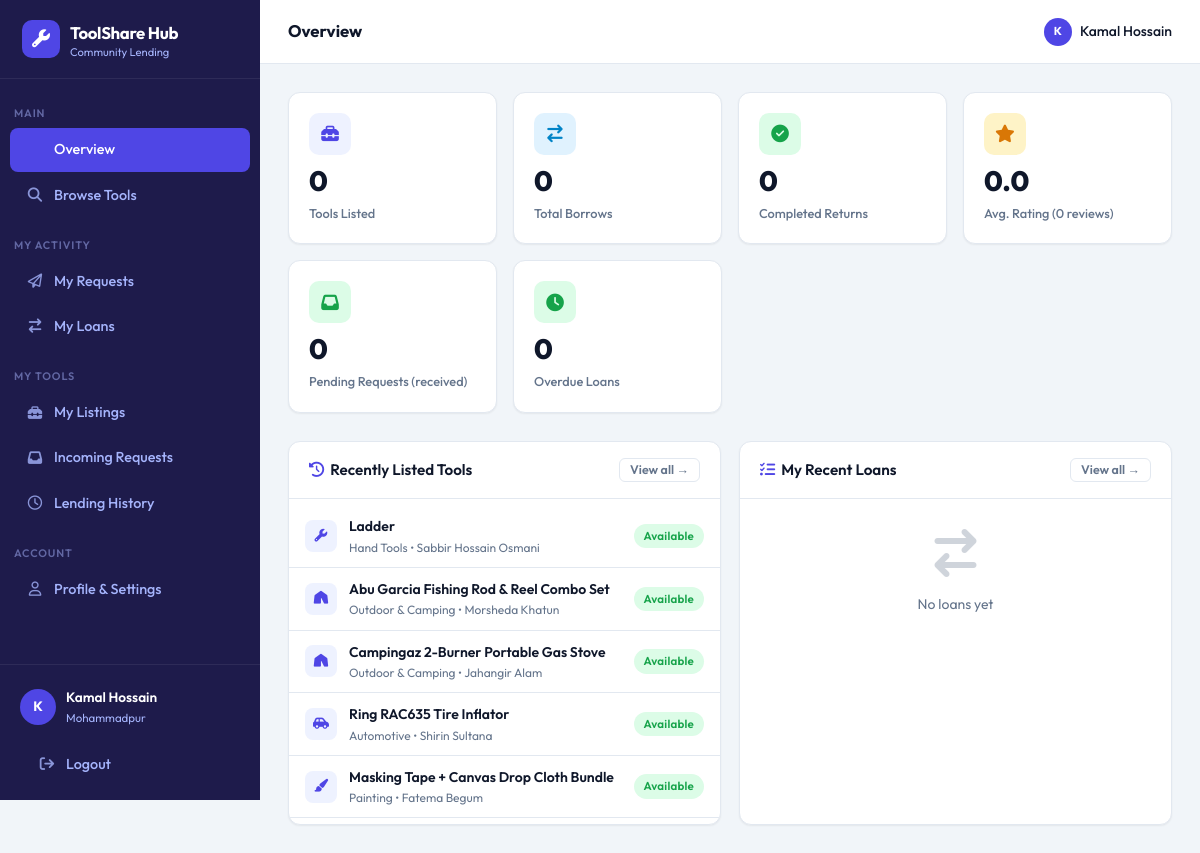
Page /user_dashboard.php (signed in) on the committed database.
### tables this page shows
CREATE TABLE `member` (
  `member_id` int(11) NOT NULL AUTO_INCREMENT,
  `name` varchar(150) NOT NULL,
  `email` varchar(150) NOT NULL,
  `phone` varchar(20) DEFAULT NULL,
  `password` varchar(255) NOT NULL,
  `area_id` int(11) NOT NULL,
  `avg_rating` decimal(3,2) DEFAULT 0.00,
  `total_loans` int(11) DEFAULT 0,
  `is_banned` tinyint(1) NOT NULL DEFAULT 0,
  `profile_bio` text DEFAULT NULL,
  `role` enum('Admin','Member') DEFAULT 'Member',
  `created_at` datetime DEFAULT current_timestamp(),
  PRIMARY KEY (`member_id`),
  UNIQUE KEY `email` (`email`),
  CONSTRAINT `member_ibfk_1` FOREIGN KEY (`area_id`) REFERENCES `area` (`area_id`)
);

CREATE TABLE `area` (
  `area_id` int(11) NOT NULL AUTO_INCREMENT,
  `area_name` varchar(100) NOT NULL,
  `district` varchar(100) NOT NULL,
  PRIMARY KEY (`area_id`)
);

CREATE TABLE `tool` (
  `tool_id` int(11) NOT NULL AUTO_INCREMENT,
  `owner_id` int(11) NOT NULL,
  `category_id` int(11) NOT NULL,
  `name` varchar(200) NOT NULL,
  `condition` enum('New','Good','Fair','Needs Inspection') DEFAULT 'Good',
  `status` enum('Available','On Loan','Needs Inspection','Lost') DEFAULT 'Available',
  `description` text DEFAULT NULL,
  `created_at` datetime DEFAULT current_timestamp(),
  PRIMARY KEY (`tool_id`),
  CONSTRAINT `tool_ibfk_1` FOREIGN KEY (`owner_id`) REFERENCES `member` (`member_id`),
  CONSTRAINT `tool_ibfk_2` FOREIGN KEY (`category_id`) REFERENCES `category` (`category_id`)
);

CREATE TABLE `category` (
  `category_id` int(11) NOT NULL AUTO_INCREMENT,
  `name` varchar(100) NOT NULL,
  `description` text DEFAULT NULL,
  PRIMARY KEY (`category_id`),
  UNIQUE KEY `name` (`name`)
);

### user_dashboard.php (the view, shortened to what this page needs)
<?php
require_once 'db.php';
$uid     = (int)$_SESSION['member_id'];
$section = $_GET['section'] ?? 'overview';
$member  = fetchOne("SELECT m.*, a.area_name, a.district FROM Member m JOIN Area a ON m.area_id=a.area_id WHERE m.member_id=$uid");
$pending_incoming = fetchOne("SELECT COUNT(*) AS cnt FROM Borrow_Request br JOIN Tool t ON br.tool_id=t.tool_id WHERE t.owner_id=$uid AND br.status='Pending'")['cnt'];
$overdue_mine     = fetchOne("SELECT COUNT(*) AS cnt FROM Loan_Record WHERE borrower_id=$uid AND status='Active' AND expected_return < CURDATE()")['cnt'];
$titles = [
    'overview'  => 'Overview',
    'browse'    => 'Browse Tools',
    'requests'  => 'My Requests',
    'loans'     => 'My Loans',
    'my_tools'  => 'My Tools',
    'incoming'  => 'Incoming Requests',
    'history'   => 'Lending History',
    'profile'   => 'My Profile',
];
$pageTitle = $titles[$section] ?? 'Dashboard';
?>
<!DOCTYPE html>
<html lang="en">
<head>
    <link rel="stylesheet" href="assets/style.css">
    <link rel="stylesheet" href="https://cdnjs.cloudflare.com/ajax/libs/font-awesome/6.5.0/css/all.min.css">
</head>
<body>
    <div class="layout">
        <aside class="sidebar" id="sidebar">
            <div class="sidebar-logo">
                <div class="logo-icon"><i class="fa-solid fa-wrench"></i></div>
                <div>
                    <div class="logo-text">ToolShare Hub</div>
                    <span class="logo-sub">Community Lending</span>
                </div>
            </div>
            <nav class="sidebar-nav">
                <div class="sidebar-section">Main</div>
                <a href="?section=overview" class="nav-link <?= $section == 'overview' ? 'active' : '' ?>"><i class="fa-solid fa-grid-2"></i> Overview</a>
                <a href="?section=browse" class="nav-link <?= $section == 'browse' ? 'active' : '' ?>"><i class="fa-solid fa-magnifying-glass"></i> Browse Tools</a>
                <div class="sidebar-section">My Activity</div>
                <a href="?section=requests" class="nav-link <?= $section == 'requests' ? 'active' : '' ?>">
                    <i class="fa-regular fa-paper-plane"></i> My Requests
                </a>
                <a href="?section=loans" class="nav-link <?= $section == 'loans' ? 'active' : '' ?>">
                    <i class="fa-solid fa-arrow-right-arrow-left"></i> My Loans
                </a>
                <div class="sidebar-section">My Tools</div>
                <a href="?section=my_tools" class="nav-link <?= $section == 'my_tools' ? 'active' : '' ?>"><i class="fa-solid fa-toolbox"></i> My Listings</a>
                <a href="?section=incoming" class="nav-link <?= $section == 'incoming' ? 'active' : '' ?>">
                    <i class="fa-solid fa-inbox"></i> Incoming Requests
                </a>
                <a href="?section=history" class="nav-link <?= $section == 'history' ? 'active' : '' ?>"><i class="fa-regular fa-clock"></i> Lending History</a>
                <div class="sidebar-section">Account</div>
                <a href="?section=profile" class="nav-link <?= $section == 'profile' ? 'active' : '' ?>"><i class="fa-regular fa-user"></i> Profile & Settings</a>
            </nav>
            <div class="sidebar-footer">
                <div class="sidebar-user">
                    <div class="avatar"><?= strtoupper(substr($member['name'], 0, 1)) ?></div>
                    <div class="sidebar-user-info">
                        <div class="sidebar-user-name"><?= htmlspecialchars($member['name']) ?></div>
                        <div class="sidebar-user-role"><?= $member['area_name'] ?></div>
                    </div>
                </div>
                <a href="logout.php" class="nav-link" style="margin-top:6px;"><i class="fa-solid fa-arrow-right-from-bracket"></i> Logout</a>
            </div>
        </aside>
        <div class="main">
            <header class="topbar">
                <div class="topbar-title"><?= $pageTitle ?></div>
                <div class="topbar-actions">
                    <a href="?section=profile" style="display:flex;align-items:center;gap:8px;color:var(--text);font-weight:500;font-size:.875rem;">
                        <div class="avatar sm"><?= strtoupper(substr($member['name'], 0, 1)) ?></div>
                        <?= htmlspecialchars($member['name']) ?>
                    </a>
                </div>
            </header>
            <div class="page-content fade-in">
                <?php if ($section === 'overview'): ?>
                    <?php
                    $my_tools   = fetchOne("SELECT COUNT(*) AS cnt FROM Tool WHERE owner_id=$uid")['cnt'];
                    $total_loans = $member['total_loans'];
                    $my_rating   = $member['avg_rating'];
                    $review_cnt  = fetchOne("SELECT COUNT(*) AS cnt FROM Review WHERE reviewee_id=$uid")['cnt'];
                    $returned_loans = fetchOne("SELECT COUNT(*) AS cnt FROM Loan_Record WHERE borrower_id=$uid AND status='Returned'")['cnt'];
                    ?>
                    <div class="stats-grid">
                        <div class="stat-card">
                            <div class="stat-icon indigo"><i class="fa-solid fa-toolbox"></i></div>
                            <div class="stat-value"><?= $my_tools ?></div>
                            <div class="stat-label">Tools Listed</div>
                        </div>
                        <div class="stat-card">
                            <div class="stat-icon blue"><i class="fa-solid fa-arrow-right-arrow-left"></i></div>
                            <div class="stat-value"><?= $total_loans ?></div>
                            <div class="stat-label">Total Borrows</div>
                        </div>
                        <div class="stat-card">
                            <div class="stat-icon green"><i class="fa-solid fa-check-circle"></i></div>
                            <div class="stat-value"><?= $returned_loans ?></div>
                            <div class="stat-label">Completed Returns</div>
                        </div>
                        <div class="stat-card">
                            <div class="stat-icon amber"><i class="fa-solid fa-star"></i></div>
                            <div class="stat-value"><?= number_format($my_rating, 1) ?></div>
                            <div class="stat-label">Avg. Rating (<?= $review_cnt ?> reviews)</div>
                        </div>
                        <div class="stat-card">
                            <div class="stat-icon <?= $pending_incoming ? 'red' : 'green' ?>"><i class="fa-solid fa-inbox"></i></div>
                            <div class="stat-value"><?= $pending_incoming ?></div>
                            <div class="stat-label">Pending Requests (received)</div>
                        </div>
                        <div class="stat-card">
                            <div class="stat-icon <?= $overdue_mine ? 'red' : 'green' ?>"><i class="fa-solid fa-clock"></i></div>
                            <div class="stat-value"><?= $overdue_mine ?></div>
                            <div class="stat-label">Overdue Loans</div>
                        </div>
                    </div>
                    <div style="display:grid;grid-template-columns:1fr 1fr;gap:18px;margin-top:4px;">
                        <div class="card">
                            <div class="card-header">
                                <span><i class="fa-solid fa-clock-rotate-left" style="color:var(--primary);margin-right:6px;"></i>Recently Listed Tools</span>
                                <a href="?section=browse" class="btn btn-ghost btn-sm">View all →</a>
                            </div>
                            <?php
                            $recent_tools = fetchAll("
            SELECT t.name, t.status, c.name AS cat, m.name AS owner
            FROM Tool t
            JOIN Category c ON t.category_id=c.category_id
            JOIN Member m ON t.owner_id=m.member_id
            WHERE t.status='Available' AND t.owner_id != $uid
            ORDER BY t.created_at DESC LIMIT 5
        ");
                            ?>
                            <?php if ($recent_tools): ?>
                                <div style="padding:6px 0;">
                                    <?php foreach ($recent_tools as $t): ?>
                                        <div style="display:flex;align-items:center;gap:12px;padding:10px 16px;border-bottom:1px solid var(--border);">
                                            <div class="td-icon"><i class="<?= categoryIcon($t['cat']) ?>" style="font-size:.8rem;"></i></div>
                                            <div style="flex:1;">
                                                <div style="font-size:.875rem;font-weight:600;"><?= htmlspecialchars($t['name']) ?></div>
                                                <div style="font-size:.75rem;color:var(--text-muted);"><?= htmlspecialchars($t['cat']) ?> • <?= htmlspecialchars($t['owner']) ?></div>
                                            </div>
                                            <?= badge($t['status']) ?>
                                        </div>
                                    <?php endforeach; ?>
                                </div>
                            <?php else: ?>
                                <div class="empty-state" style="padding:30px 20px;"><i class="fa-solid fa-toolbox"></i>
                                    <p>No tools available right now</p>
                                </div>
                            <?php endif; ?>
                        </div>
                        <div class="card">
                            <div class="card-header">
                                <span><i class="fa-solid fa-list-check" style="color:var(--primary);margin-right:6px;"></i>My Recent Loans</span>
                                <a href="?section=loans" class="btn btn-ghost btn-sm">View all →</a>
                            </div>
                            <?php
                            $recent_loans = fetchAll("
            SELECT lr.loan_id, lr.status, lr.expected_return, t.name AS tool, lr.loan_date,
                   DATEDIFF(CURDATE(), lr.expected_return) AS days_late
            FROM Loan_Record lr JOIN Tool t ON lr.tool_id=t.tool_id
            WHERE lr.borrower_id=$uid
            ORDER BY lr.loan_date DESC LIMIT 5
        ");
                            ?>
                            <?php if ($recent_loans): ?>
                                <div style="padding:6px 0;">
                                    <?php foreach ($recent_loans as $l): ?>
                                        <div style="display:flex;align-items:center;gap:12px;padding:10px 16px;border-bottom:1px solid var(--border);">
                                            <div class="td-icon"><i class="fa-solid fa-arrow-right-arrow-left"></i></div>
                                            <div style="flex:1;">
                                                <div style="font-size:.875rem;font-weight:600;"><?= htmlspecialchars($l['tool']) ?></div>
                                                <div style="font-size:.75rem;color:var(--text-muted);">Due: <?= $l['expected_return'] ?></div>
                                            </div>
                                            <?= badge($l['status']) ?>
                                            <?php if ($l['status'] === 'Active' && $l['days_late'] > 0): ?>
                                                <span class="overdue-badge"><?= $l['days_late'] ?>d late</span>
                                            <?php endif; ?>
                                        </div>
                                    <?php endforeach; ?>
                                </div>
                            <?php else: ?>
                                <div class="empty-state" style="padding:30px 20px;"><i class="fa-solid fa-arrow-right-arrow-left"></i>
                                    <p>No loans yet</p>
                                </div>
                            <?php endif; ?>
                        </div>
                    </div>
                <?php endif; ?>
            </div>
        </div>
    </div>
</body>
</html>

### db.php (shortened to what this page needs)
<?php
$conn = mysqli_connect(DB_HOST, DB_USER, DB_PASS, DB_NAME);
mysqli_set_charset($conn, 'utf8mb4');
function q($sql)
{
    global $conn;
    $r = mysqli_query($conn, $sql);
    return $r;
}
function fetchAll($sql)
{
    $result = q($sql);
    $rows = [];
    while ($row = mysqli_fetch_assoc($result)) $rows[] = $row;
    return $rows;
}
function fetchOne($sql)
{
    $result = q($sql);
    return mysqli_fetch_assoc($result);
}
function categoryIcon($name)
{
    $map = [
        'Power Tools'        => 'fa-solid fa-plug-circle-bolt',
        'Hand Tools'         => 'fa-solid fa-wrench',
        'Garden Tools'       => 'fa-solid fa-seedling',
        'Kitchen Appliances' => 'fa-solid fa-blender',
        'Cleaning Equipment' => 'fa-solid fa-broom',
        'Electrical'         => 'fa-solid fa-bolt',
        'Plumbing'           => 'fa-solid fa-faucet-drip',
        'Painting'           => 'fa-solid fa-paint-brush',
        'Automotive'         => 'fa-solid fa-car-side',
        'Outdoor & Camping'  => 'fa-solid fa-tent',
    ];
    return $map[$name] ?? 'fa-solid fa-toolbox';
}
function badge($status)
{
    $map = [
        'Available'        => 'badge-success',
        'On Loan'          => 'badge-primary',
        'Needs Inspection' => 'badge-warning',
        'Lost'             => 'badge-danger',
        'Active'           => 'badge-info',
        'Returned'         => 'badge-success',
        'Overdue'          => 'badge-danger',
        'Pending'          => 'badge-warning',
        'Approved'         => 'badge-success',
        'Rejected'         => 'badge-danger',
        'Cancelled'        => 'badge-muted',
        'New'              => 'badge-info',
        'Good'             => 'badge-success',
        'Fair'             => 'badge-warning',
        'Damaged'          => 'badge-danger',
        'Minor'            => 'badge-warning',
        'Moderate'         => 'badge-orange',
        'Severe'           => 'badge-danger',
    ];
    $cls = $map[$status] ?? 'badge-muted';
    return "<span class='badge {$cls}'>" . htmlspecialchars($status) . "</span>";
}

### rows in the picture
member: name "K", name "Kamal Hossain", area.area_name "Mohammadpur", total_loans "0", avg_rating "0.0"
tool: name "Ladder", category.name "Hand Tools", owner.name "Sabbir Hossain Osmani", status "Available"
tool: name "Abu Garcia Fishing Rod & Reel Combo Set", category.name "Outdoor & Camping", owner.name "Morsheda Khatun", status "Available"
tool: name "Campingaz 2-Burner Portable Gas Stove", category.name "Outdoor & Camping", owner.name "Jahangir Alam", status "Available"
tool: name "Ring RAC635 Tire Inflator", category.name "Automotive", owner.name "Shirin Sultana", status "Available"
tool: name "Masking Tape + Canvas Drop Cloth Bundle", category.name "Painting", owner.name "Fatema Begum", status "Available"

### other values in the picture
$pageTitle "Overview"
$my_tools "0"
$returned_loans "0"
$review_cnt "0"
$pending_incoming "0"
$overdue_mine "0"
